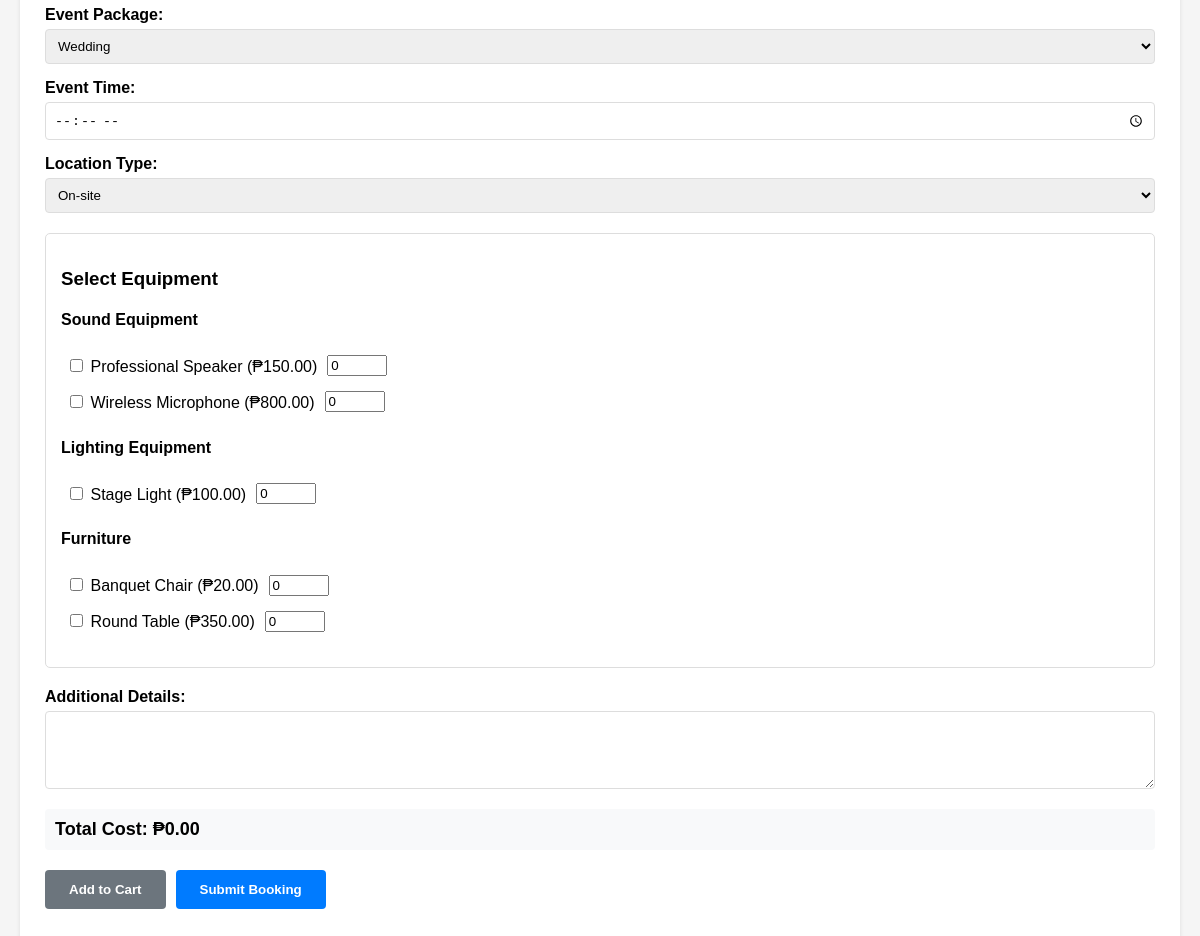
The page /Client/PHP/adding.php (lower part) on the database as committed earlier.
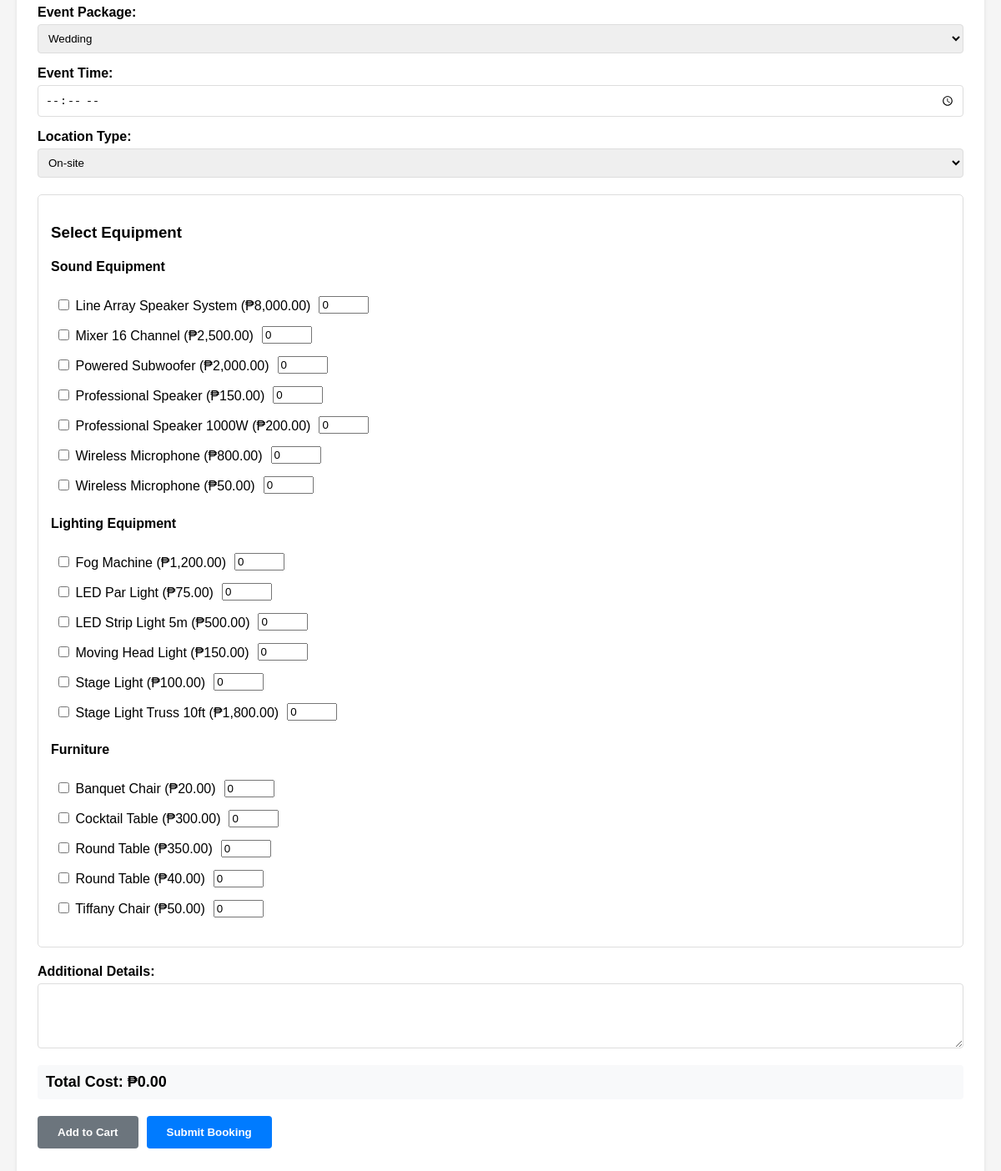
The same page on the database as committed later.
### tables this page shows
CREATE TABLE IF NOT EXISTS `inventory` (
  `id` int NOT NULL AUTO_INCREMENT,
  `item_name` varchar(255) NOT NULL,
  `description` text,
  `category` enum('Sound Equipment','Lighting Equipment','Display Equipment','Catering Equipment','Furniture','Decorations') DEFAULT NULL,
  `category_id` int DEFAULT NULL,
  `quantity` int NOT NULL,
  `unit_price` decimal(10,2) NOT NULL,
  `supplier` varchar(255) DEFAULT NULL,
  `reorder_level` int NOT NULL,
  `last_restock_date` datetime DEFAULT NULL,
  `status` enum('In Stock','Low Stock','Out of Stock') NOT NULL,
  `created_at` timestamp NOT NULL DEFAULT CURRENT_TIMESTAMP,
  `updated_at` timestamp NOT NULL DEFAULT CURRENT_TIMESTAMP ON UPDATE CURRENT_TIMESTAMP,
  `available_quantity` int DEFAULT '0',
  `rented_quantity` int DEFAULT '0',
  PRIMARY KEY (`id`),
  KEY `idx_inventory_category` (`category`),
  KEY `idx_inventory_status` (`status`)
);

### Client/PHP/adding.php (the view, shortened to what this page needs)
<?php
$host = 'localhost';
$user = 'root';
$password = '';
$dbname = 'btonedatabase';
$conn = new mysqli($host, $user, $password, $dbname);
function getAvailableEquipment($conn)
{
    $sql = "SELECT id, item_name, category, available_quantity, unit_price
            FROM inventory
            WHERE available_quantity > 0
            AND category IN ('Sound Equipment', 'Visual Equipment', 'Lighting Equipment', 'Effects Equipment', 'Furniture')
            ORDER BY category, item_name";
    $result = $conn->query($sql);
    $equipment = [];
    while ($row = $result->fetch_assoc()) {
        $equipment[$row['category']][] = $row;
    }
    return $equipment;
}
$available_equipment = getAvailableEquipment($conn);
?>
<!DOCTYPE html>
<html lang="en">
<head>
    <link rel="stylesheet" href="https://unpkg.com/leaflet@1.9.4/dist/leaflet.css" />
</head>
<body>
    <div class="container">
        <form id="bookingForm" method="POST">
            <div class="form-group">
                <label>Event Package:</label>
                <select name="event_package" id="event_package" required>
                    <option value="Wedding">Wedding</option>
                </select>
            </div>
            <div class="form-group">
                <label>Event Time:</label>
                <input type="time" name="event_time" required>
            </div>
            <div class="form-group">
                <label>Location Type:</label>
                <select id="location_type" name="location_type" required>
                    <option value="On-site">On-site</option>
                </select>
            </div>
            <div class="equipment-section">
                <h3>Select Equipment</h3>
                <?php foreach ($available_equipment as $category => $items): ?>
                    <div class="equipment-category">
                        <h4><?php echo htmlspecialchars($category); ?></h4>
                        <?php foreach ($items as $item): ?>
                            <div class="equipment-item">
                                <label>
                                    <input type="checkbox" class="equipment-checkbox" data-id="<?php echo $item['id']; ?>"
                                        data-price="<?php echo $item['unit_price']; ?>">
                                    <?php echo htmlspecialchars($item['item_name']); ?>
                                    (₱<?php echo number_format($item['unit_price'], 2); ?>)
                                </label>
                                <input type="number" name="equipment_quantity[<?php echo $item['id']; ?>]"
                                    class="equipment-quantity" data-id="<?php echo $item['id']; ?>" value="0" min="0"
                                    max="<?php echo $item['available_quantity']; ?>">
                            </div>
                        <?php endforeach; ?>
                    </div>
                <?php endforeach; ?>
            </div>
            <div class="form-group">
                <label>Additional Details:</label>
                <textarea name="additional_details" rows="4"></textarea>
            </div>
            <div class="total-cost">
                Total Cost: ₱<span id="totalCost">0.00</span>
            </div>
            <div class="button-group">
                <button type="button" id="addToCartBtn" class="btn btn-secondary">Add to Cart</button>
                <button type="submit" id="submitBookingBtn" class="btn btn-primary">Submit Booking</button>
            </div>
        </form>
    </div>
</body>
</html>

Rows that differ between the two databases and show on the page:
now on this page (row edited): inventory: item_name "Line Array Speaker System", unit_price "8,000.00", shown under "Sound Equipment"
now on this page (row edited): inventory: item_name "Mixer 16 Channel", unit_price "2,500.00", shown under "Sound Equipment"
now on this page (row edited): inventory: item_name "Powered Subwoofer", unit_price "2,000.00", shown under "Sound Equipment"
now on this page (row edited): inventory: item_name "Professional Speaker 1000W", unit_price "200.00", shown under "Sound Equipment"
now on this page (row edited): inventory: item_name "Wireless Microphone", unit_price "50.00", shown under "Sound Equipment"
now on this page (row edited): inventory: item_name "Fog Machine", unit_price "1,200.00", shown under "Lighting Equipment"
now on this page (row edited): inventory: item_name "LED Par Light", unit_price "75.00", shown under "Lighting Equipment"
now on this page (row edited): inventory: item_name "LED Strip Light 5m", unit_price "500.00", shown under "Lighting Equipment"
now on this page (row edited): inventory: item_name "Moving Head Light", unit_price "150.00", shown under "Lighting Equipment"
now on this page (row edited): inventory: item_name "Stage Light Truss 10ft", unit_price "1,800.00", shown under "Lighting Equipment"
now on this page (row edited): inventory: item_name "Cocktail Table", unit_price "300.00", shown under "Furniture"
now on this page (row edited): inventory: item_name "Round Table", unit_price "40.00", shown under "Furniture"
now on this page (row edited): inventory: item_name "Tiffany Chair", unit_price "50.00", shown under "Furniture"
